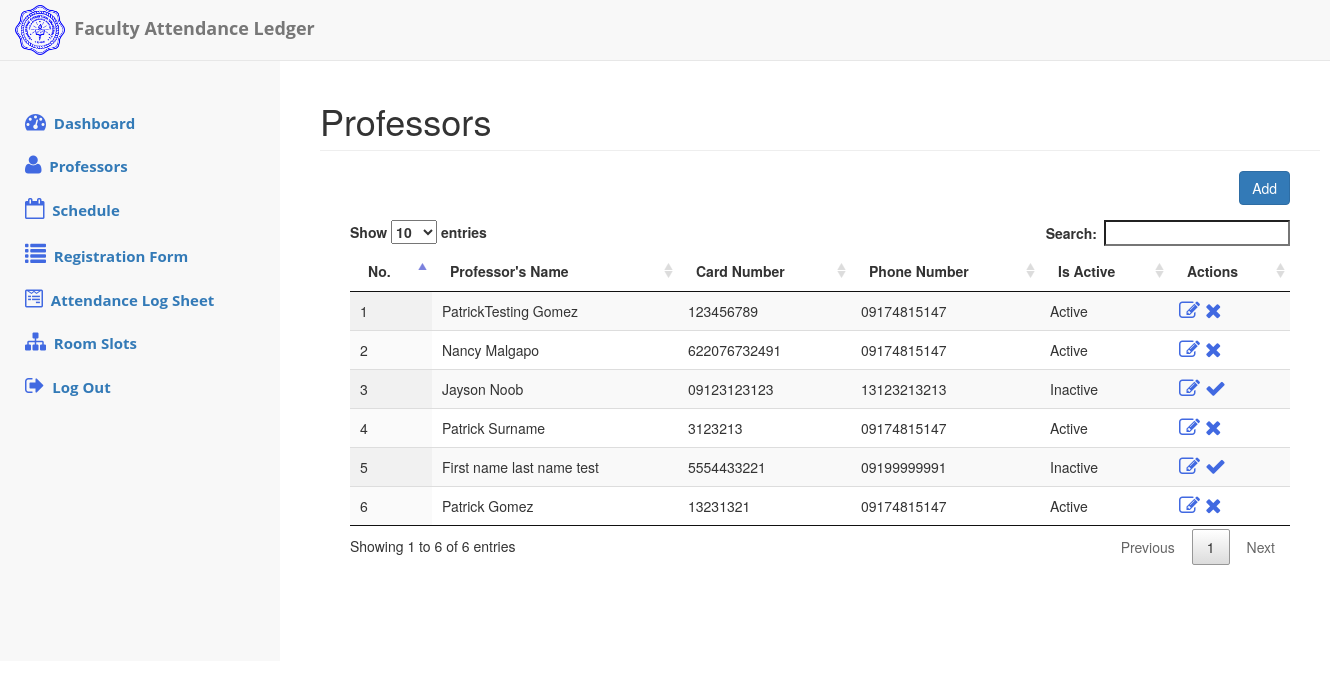
Screenshot of /professors.php (signed in) with the database file from the repository.
### tables this page shows
CREATE TABLE `tbl_professor` (
  `professor_id` int(11) NOT NULL,
  `serial_number` varchar(50) NOT NULL,
  `professor_first_name` varchar(30) NOT NULL,
  `professor_last_name` varchar(30) NOT NULL,
  `professor_phone_number` varchar(11) NOT NULL,
  `is_active` tinyint(1) NOT NULL
);

### professors.php (the view, shortened to what this page needs)
<?php
require 'connect.php';
$searchSQL = "SELECT * FROM ".TBL_PROFESSOR." ORDER BY ".PROFESSOR_ID." DESC";
$result = mysqli_query($con, $searchSQL);
$tableData = '';
$no = 1;
while($row = mysqli_fetch_assoc($result))
{
	$activeOrInactive = $row[IS_ACTIVE] == 1 ? '<a><span style="cursor:pointer" onclick="deactivate('.$row[PROFESSOR_ID].')" title="Make Inactive" class="fa fa-close"></span></a>' : '<a><span style="cursor:pointer" onclick="activate('.$row[PROFESSOR_ID].')" title="Make Active" class="fa fa-check"></span></a>';
	$tableData .= '<tr>
	<td>'.$no.'</td>
	<td>'.$row[PROFESSOR_FIRST_NAME].' '.$row[PROFESSOR_LAST_NAME].'</td>
	<td>'.$row[SERIAL_NUMBER].'</td>
	<td>'.$row[PROFESSOR_PHONE_NUMBER].'</td>
	<td>'.(($row[IS_ACTIVE] == ACTIVE) ? "Active" : "Inactive" ).'</td>
	<td><a href="editProfessorDetails.php?id='.$row[PROFESSOR_ID].'"><span style="margin-right:5px"class="fa fa-edit" title="Edit"></span></a>'.$activeOrInactive.'</td>
	</tr>';
	$no++;
}
?>
<!DOCTYPE html>
<html>
<head>
<link rel="stylesheet" type="text/css" href="css/jquery.dataTables.min.css"></link>
<?php include 'headSettings.php';?>
</head>
<body>
<?php include 'headerAndSidebar.php';?>
<div class="dash_page">
    <h1 class="page-header">Professors</h1>
<div class="container" style="width: 1000px;">
    <div class="col-lg-12">
    	<div class="buttons" style="float: right; margin-bottom: 15px;">
                    <a href="registration.php"><button class="btn btn-primary">Add</button></a>
                </div>
		<table id="table-professors" class="display" cellspacing="0" width="100%">
			<thead>
				<tr>
					<th>No.</th>
					<th>Professor's Name</th>
					<th>Card Number</th>
					<th>Phone Number</th>
					<th>Is Active</th>
					<th>Actions</th>
				</tr>
			</thead>
			<tbody>
				<?php echo isset($tableData) ? $tableData : "";?>
			</tbody>
		</table>
</div>
</div>
</body>
</html>

### css/dashboard-styles.css (style rules this page uses)
.glyphicon, .fa { color: royalblue; font-size: 21px; }
.dash_page { height: 600px; margin-top: -20px; position: absolute; margin-left: 320px; }

### rows the page displays
tbl_professor: professor_first_name "PatrickTesting", professor_last_name "Gomez", serial_number "123456789", professor_phone_number "09174815147", is_active "Active"
tbl_professor: professor_first_name "Nancy", professor_last_name "Malgapo", serial_number "622076732491", professor_phone_number "09174815147", is_active "Active"
tbl_professor: professor_first_name "Jayson", professor_last_name "Noob", serial_number "09123123123", professor_phone_number "13123213213", is_active "Inactive"
tbl_professor: professor_first_name "Patrick", professor_last_name "Surname", serial_number "3123213", professor_phone_number "09174815147", is_active "Active"
tbl_professor: professor_first_name "First name", professor_last_name "last name test", serial_number "5554433221", professor_phone_number "09199999991", is_active "Inactive"
tbl_professor: professor_first_name "Patrick", professor_last_name "Gomez", serial_number "13231321", professor_phone_number "09174815147", is_active "Active"
